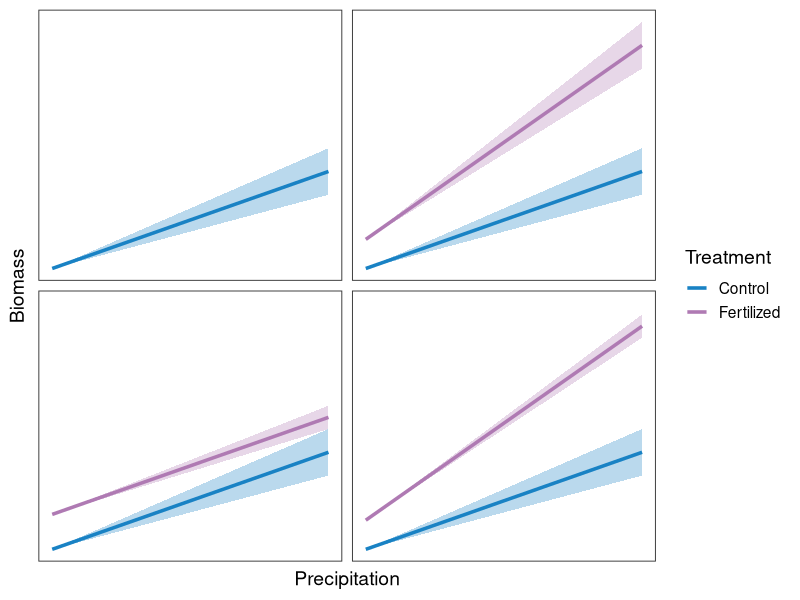
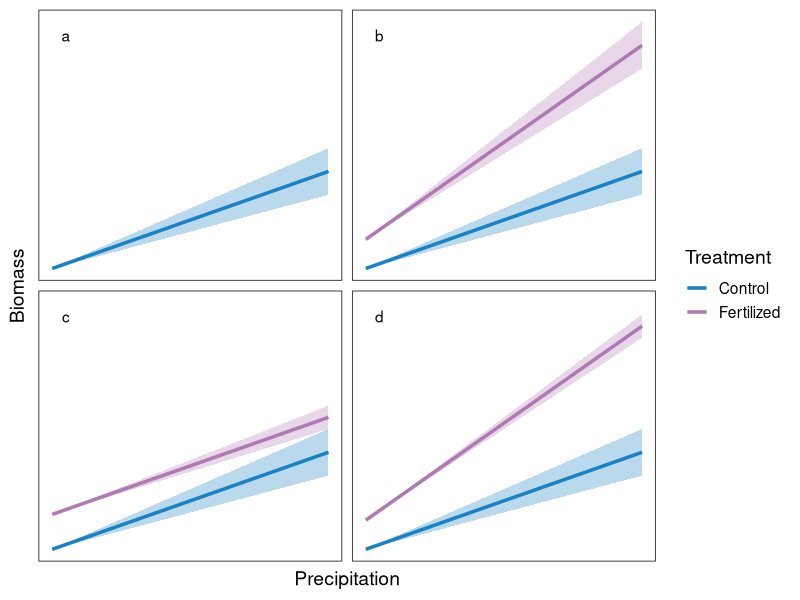

Write R code to recreate these figures, in order.
library(ggplot2)

# Create a data frame for plotting
x <- seq(0, 10, length.out = 25)
y1 <- 2 + 0.5 * x  
y1.2 <- 2 + 0.5 * x
y1.3 <- 2 + 0.5 * x
y1.4 <- 2 + 0.5 * x
y2 <- 3.5 + 1 * x  # Steeper slope
y3 <- 3.8 + 0.5 * x  
y4 <- 3.5 + 1 * x  # Steeper slope

# Standard errors
se1 <- 1.2 * x / 10
se1.2 <- 1.2 * x / 10
se1.3 <- 1.2 * x / 10
se1.4 <- 1.2 * x / 10
se2 <- 1.2 * x / 10   
se3 <- 0.6 * x / 10   # Smaller standard error
se4 <- 0.6 * x / 10   # Smaller standard error

data_main_line <- data.frame(
  x = rep(x, 4),
  y = c(y1, y1.2, y1.3, y1.4),
  ymin = c(y1 - se1, y1.2 - se1.2, y1.3 - se1.3, y1.4 - se1.4),
  ymax = c(y1 + se1, y1.2 + se1.2, y1.3 + se1.3, y1.4 + se1.4),
  panel = factor(rep(1:4, each = length(x))),
  Treatment = "Control"
)

data_unique_line <- data.frame(
  x = rep(x, 3),
  y = c(y2, y3, y4),
  ymin = c(y2 - se2, y3 - se3, y4 - se4),
  ymax = c(y2 + se2, y3 + se3, y4 + se4),
  panel = factor(rep(2:4, each = length(x))),
  Treatment = "Fertilized"
)

final_data <- rbind(data_main_line, data_unique_line)

fig1 <- ggplot(final_data, aes(x = x, y = y)) +
  geom_ribbon(aes(ymin = ymin, ymax = ymax, fill = Treatment), alpha = 0.3, show.legend = FALSE) +
  geom_line(aes(color = Treatment), linewidth = 1.2) +
  facet_wrap(.~panel, nrow = 2, ncol = 2) +
  theme_bw(14) +
  scale_color_manual(values = c("#1982c4", "#af7ab3")) +
  scale_fill_manual(values = c("#1982c4", "#af7ab3")) +
  labs(x = "Precipitation", y = "Biomass") +
  theme(
    axis.ticks = element_blank(),
    axis.text = element_blank(),
    strip.text = element_blank(),
    panel.grid = element_blank()
  )

fig1

fig1_labels <- data.frame(panel = c(1,2,3,4), label = c("a", "b", "c", "d"))

fig1 + geom_text(x = 0.5, y = 14, aes(label = label), data = fig1_labels)


